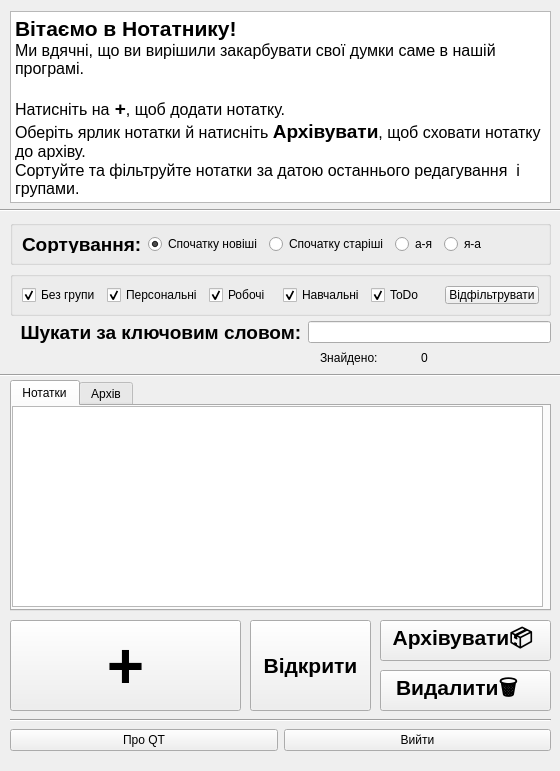
<?xml version="1.0" encoding="UTF-8"?>
<ui version="4.0">
 <class>Widget</class>
 <widget class="QWidget" name="Widget">
  <property name="windowModality">
   <enum>Qt::WindowModal</enum>
  </property>
  <property name="geometry">
   <rect>
    <x>0</x>
    <y>0</y>
    <width>560</width>
    <height>771</height>
   </rect>
  </property>
  <property name="sizePolicy">
   <sizepolicy hsizetype="Expanding" vsizetype="Expanding">
    <horstretch>0</horstretch>
    <verstretch>0</verstretch>
   </sizepolicy>
  </property>
  <property name="mouseTracking">
   <bool>false</bool>
  </property>
  <property name="focusPolicy">
   <enum>Qt::WheelFocus</enum>
  </property>
  <property name="contextMenuPolicy">
   <enum>Qt::DefaultContextMenu</enum>
  </property>
  <property name="windowTitle">
   <string>Widget</string>
  </property>
  <widget class="QWidget" name="layoutWidget">
   <property name="geometry">
    <rect>
     <x>10</x>
     <y>720</y>
     <width>541</width>
     <height>41</height>
    </rect>
   </property>
   <layout class="QHBoxLayout" name="footer">
    <item>
     <widget class="QPushButton" name="aboutQTButton">
      <property name="cursor">
       <cursorShape>WhatsThisCursor</cursorShape>
      </property>
      <property name="text">
       <string>Про QT</string>
      </property>
     </widget>
    </item>
    <item>
     <widget class="QPushButton" name="exitButton">
      <property name="cursor">
       <cursorShape>PointingHandCursor</cursorShape>
      </property>
      <property name="text">
       <string>Вийти</string>
      </property>
     </widget>
    </item>
   </layout>
  </widget>
  <widget class="Line" name="line">
   <property name="geometry">
    <rect>
     <x>10</x>
     <y>710</y>
     <width>541</width>
     <height>20</height>
    </rect>
   </property>
   <property name="orientation">
    <enum>Qt::Horizontal</enum>
   </property>
  </widget>
  <widget class="QTabWidget" name="tabWidget">
   <property name="geometry">
    <rect>
     <x>10</x>
     <y>380</y>
     <width>541</width>
     <height>231</height>
    </rect>
   </property>
   <property name="mouseTracking">
    <bool>true</bool>
   </property>
   <property name="currentIndex">
    <number>0</number>
   </property>
   <widget class="QWidget" name="tab">
    <attribute name="title">
     <string>Нотатки</string>
    </attribute>
    <widget class="QListWidget" name="notesList">
     <property name="geometry">
      <rect>
       <x>0</x>
       <y>0</y>
       <width>531</width>
       <height>201</height>
      </rect>
     </property>
     <property name="sizePolicy">
      <sizepolicy hsizetype="Minimum" vsizetype="Fixed">
       <horstretch>0</horstretch>
       <verstretch>0</verstretch>
      </sizepolicy>
     </property>
     <property name="mouseTracking">
      <bool>true</bool>
     </property>
     <property name="iconSize">
      <size>
       <width>20</width>
       <height>0</height>
      </size>
     </property>
     <property name="resizeMode">
      <enum>QListView::Fixed</enum>
     </property>
     <property name="layoutMode">
      <enum>QListView::SinglePass</enum>
     </property>
     <property name="viewMode">
      <enum>QListView::ListMode</enum>
     </property>
     <property name="sortingEnabled">
      <bool>false</bool>
     </property>
    </widget>
   </widget>
   <widget class="QWidget" name="tab_2">
    <attribute name="title">
     <string>Архів</string>
    </attribute>
    <widget class="QListWidget" name="archiveList">
     <property name="geometry">
      <rect>
       <x>0</x>
       <y>0</y>
       <width>351</width>
       <height>201</height>
      </rect>
     </property>
     <property name="sizePolicy">
      <sizepolicy hsizetype="Minimum" vsizetype="Fixed">
       <horstretch>0</horstretch>
       <verstretch>0</verstretch>
      </sizepolicy>
     </property>
     <property name="resizeMode">
      <enum>QListView::Fixed</enum>
     </property>
     <property name="layoutMode">
      <enum>QListView::SinglePass</enum>
     </property>
     <property name="viewMode">
      <enum>QListView::ListMode</enum>
     </property>
     <property name="sortingEnabled">
      <bool>false</bool>
     </property>
    </widget>
    <widget class="QPushButton" name="pushButton_3">
     <property name="geometry">
      <rect>
       <x>360</x>
       <y>40</y>
       <width>171</width>
       <height>81</height>
      </rect>
     </property>
     <property name="font">
      <font>
       <pointsize>16</pointsize>
       <weight>75</weight>
       <bold>true</bold>
      </font>
     </property>
     <property name="text">
      <string>Розархівувати</string>
     </property>
    </widget>
    <widget class="QPushButton" name="pushButton_4">
     <property name="geometry">
      <rect>
       <x>360</x>
       <y>120</y>
       <width>171</width>
       <height>81</height>
      </rect>
     </property>
     <property name="font">
      <font>
       <pointsize>16</pointsize>
       <weight>75</weight>
       <bold>true</bold>
      </font>
     </property>
     <property name="text">
      <string> Видалити </string>
     </property>
    </widget>
    <widget class="QLabel" name="label_2">
     <property name="geometry">
      <rect>
       <x>440</x>
       <y>170</y>
       <width>81</width>
       <height>21</height>
      </rect>
     </property>
     <property name="font">
      <font>
       <pointsize>12</pointsize>
       <weight>50</weight>
       <bold>false</bold>
      </font>
     </property>
     <property name="text">
      <string>З архіву</string>
     </property>
    </widget>
    <widget class="QLabel" name="label_3">
     <property name="geometry">
      <rect>
       <x>400</x>
       <y>0</y>
       <width>101</width>
       <height>41</height>
      </rect>
     </property>
     <property name="font">
      <font>
       <pointsize>28</pointsize>
      </font>
     </property>
     <property name="text">
      <string>Архів</string>
     </property>
    </widget>
   </widget>
  </widget>
  <widget class="QPushButton" name="createNoteButton">
   <property name="geometry">
    <rect>
     <x>10</x>
     <y>620</y>
     <width>231</width>
     <height>91</height>
    </rect>
   </property>
   <property name="sizePolicy">
    <sizepolicy hsizetype="Expanding" vsizetype="Ignored">
     <horstretch>0</horstretch>
     <verstretch>1</verstretch>
    </sizepolicy>
   </property>
   <property name="font">
    <font>
     <family>MS Shell Dlg 2</family>
     <pointsize>48</pointsize>
     <weight>75</weight>
     <bold>true</bold>
    </font>
   </property>
   <property name="cursor">
    <cursorShape>PointingHandCursor</cursorShape>
   </property>
   <property name="focusPolicy">
    <enum>Qt::StrongFocus</enum>
   </property>
   <property name="contextMenuPolicy">
    <enum>Qt::DefaultContextMenu</enum>
   </property>
   <property name="autoFillBackground">
    <bool>false</bool>
   </property>
   <property name="text">
    <string>+</string>
   </property>
   <property name="checkable">
    <bool>false</bool>
   </property>
   <property name="autoRepeat">
    <bool>false</bool>
   </property>
   <property name="autoDefault">
    <bool>false</bool>
   </property>
   <property name="default">
    <bool>false</bool>
   </property>
   <property name="flat">
    <bool>false</bool>
   </property>
  </widget>
  <widget class="QPushButton" name="archiveButton">
   <property name="enabled">
    <bool>true</bool>
   </property>
   <property name="geometry">
    <rect>
     <x>380</x>
     <y>620</y>
     <width>171</width>
     <height>41</height>
    </rect>
   </property>
   <property name="sizePolicy">
    <sizepolicy hsizetype="Fixed" vsizetype="Preferred">
     <horstretch>0</horstretch>
     <verstretch>1</verstretch>
    </sizepolicy>
   </property>
   <property name="font">
    <font>
     <pointsize>16</pointsize>
     <weight>75</weight>
     <bold>true</bold>
    </font>
   </property>
   <property name="cursor">
    <cursorShape>ForbiddenCursor</cursorShape>
   </property>
   <property name="text">
    <string>Архівувати📦 </string>
   </property>
  </widget>
  <widget class="QPushButton" name="pushButton_2">
   <property name="geometry">
    <rect>
     <x>380</x>
     <y>670</y>
     <width>171</width>
     <height>41</height>
    </rect>
   </property>
   <property name="sizePolicy">
    <sizepolicy hsizetype="Fixed" vsizetype="Preferred">
     <horstretch>0</horstretch>
     <verstretch>0</verstretch>
    </sizepolicy>
   </property>
   <property name="font">
    <font>
     <pointsize>16</pointsize>
     <weight>75</weight>
     <bold>true</bold>
    </font>
   </property>
   <property name="text">
    <string>Видалити🗑   </string>
   </property>
   <property name="autoRepeatInterval">
    <number>100</number>
   </property>
  </widget>
  <widget class="QWidget" name="layoutWidget_2">
   <property name="geometry">
    <rect>
     <x>10</x>
     <y>220</y>
     <width>541</width>
     <height>96</height>
    </rect>
   </property>
   <layout class="QVBoxLayout" name="sfLayer">
    <item>
     <widget class="QGroupBox" name="options">
      <property name="enabled">
       <bool>true</bool>
      </property>
      <layout class="QHBoxLayout" name="sort">
       <item>
        <widget class="QLabel" name="label">
         <property name="enabled">
          <bool>true</bool>
         </property>
         <property name="font">
          <font>
           <pointsize>14</pointsize>
           <weight>75</weight>
           <bold>true</bold>
          </font>
         </property>
         <property name="text">
          <string>Сортування:</string>
         </property>
         <property name="textFormat">
          <enum>Qt::AutoText</enum>
         </property>
        </widget>
       </item>
       <item>
        <widget class="QRadioButton" name="radioButton_fn">
         <property name="text">
          <string>Спочатку новіші</string>
         </property>
         <property name="checked">
          <bool>true</bool>
         </property>
        </widget>
       </item>
       <item>
        <widget class="QRadioButton" name="radioButton_fo">
         <property name="text">
          <string>Спочатку старіші</string>
         </property>
        </widget>
       </item>
       <item>
        <widget class="QRadioButton" name="newestFirstButton">
         <property name="enabled">
          <bool>true</bool>
         </property>
         <property name="sizePolicy">
          <sizepolicy hsizetype="Fixed" vsizetype="Fixed">
           <horstretch>0</horstretch>
           <verstretch>0</verstretch>
          </sizepolicy>
         </property>
         <property name="text">
          <string>а-я</string>
         </property>
         <property name="checkable">
          <bool>true</bool>
         </property>
         <property name="checked">
          <bool>false</bool>
         </property>
        </widget>
       </item>
       <item>
        <widget class="QRadioButton" name="oldestFirstButton">
         <property name="enabled">
          <bool>true</bool>
         </property>
         <property name="sizePolicy">
          <sizepolicy hsizetype="Expanding" vsizetype="Fixed">
           <horstretch>0</horstretch>
           <verstretch>0</verstretch>
          </sizepolicy>
         </property>
         <property name="text">
          <string>я-а</string>
         </property>
        </widget>
       </item>
      </layout>
     </widget>
    </item>
    <item>
     <widget class="QGroupBox" name="groups">
      <property name="enabled">
       <bool>true</bool>
      </property>
      <layout class="QHBoxLayout" name="filters">
       <item>
        <widget class="QCheckBox" name="noneCheckBox">
         <property name="enabled">
          <bool>true</bool>
         </property>
         <property name="text">
          <string>Без групи</string>
         </property>
         <property name="checked">
          <bool>true</bool>
         </property>
        </widget>
       </item>
       <item>
        <widget class="QCheckBox" name="selfCheckBox">
         <property name="enabled">
          <bool>true</bool>
         </property>
         <property name="text">
          <string>Персональні</string>
         </property>
         <property name="checked">
          <bool>true</bool>
         </property>
        </widget>
       </item>
       <item>
        <widget class="QCheckBox" name="workCheckBox">
         <property name="enabled">
          <bool>true</bool>
         </property>
         <property name="text">
          <string>Робочі</string>
         </property>
         <property name="checked">
          <bool>true</bool>
         </property>
        </widget>
       </item>
       <item>
        <widget class="QCheckBox" name="studyCheckBox">
         <property name="enabled">
          <bool>true</bool>
         </property>
         <property name="text">
          <string>Навчальні</string>
         </property>
         <property name="checked">
          <bool>true</bool>
         </property>
        </widget>
       </item>
       <item>
        <widget class="QCheckBox" name="todoCheckBox">
         <property name="enabled">
          <bool>true</bool>
         </property>
         <property name="text">
          <string>ToDo</string>
         </property>
         <property name="checked">
          <bool>true</bool>
         </property>
        </widget>
       </item>
       <item>
        <widget class="QPushButton" name="pushButton">
         <property name="text">
          <string>Відфільтрувати</string>
         </property>
        </widget>
       </item>
      </layout>
     </widget>
    </item>
   </layout>
  </widget>
  <widget class="Line" name="line_2">
   <property name="geometry">
    <rect>
     <x>0</x>
     <y>360</y>
     <width>561</width>
     <height>31</height>
    </rect>
   </property>
   <property name="orientation">
    <enum>Qt::Horizontal</enum>
   </property>
  </widget>
  <widget class="QWidget" name="layoutWidget_4">
   <property name="geometry">
    <rect>
     <x>320</x>
     <y>350</y>
     <width>131</width>
     <height>16</height>
    </rect>
   </property>
   <layout class="QHBoxLayout" name="horizontalLayout">
    <item>
     <widget class="QLabel" name="label_5">
      <property name="enabled">
       <bool>true</bool>
      </property>
      <property name="text">
       <string>Знайдено:</string>
      </property>
     </widget>
    </item>
    <item>
     <widget class="QLabel" name="label_7">
      <property name="enabled">
       <bool>true</bool>
      </property>
      <property name="text">
       <string/>
      </property>
     </widget>
    </item>
    <item>
     <widget class="QLabel" name="lblt">
      <property name="enabled">
       <bool>true</bool>
      </property>
      <property name="text">
       <string>0</string>
      </property>
     </widget>
    </item>
   </layout>
  </widget>
  <widget class="QWidget" name="layoutWidget_5">
   <property name="geometry">
    <rect>
     <x>10</x>
     <y>10</y>
     <width>541</width>
     <height>194</height>
    </rect>
   </property>
   <layout class="QVBoxLayout" name="header">
    <item>
     <widget class="QTextBrowser" name="preview">
      <property name="enabled">
       <bool>true</bool>
      </property>
      <property name="sizePolicy">
       <sizepolicy hsizetype="Expanding" vsizetype="Fixed">
        <horstretch>0</horstretch>
        <verstretch>0</verstretch>
       </sizepolicy>
      </property>
      <property name="font">
       <font>
        <pointsize>10</pointsize>
       </font>
      </property>
      <property name="html">
       <string>&lt;!DOCTYPE HTML PUBLIC &quot;-//W3C//DTD HTML 4.0//EN&quot; &quot;http://www.w3.org/TR/REC-html40/strict.dtd&quot;&gt;
&lt;html&gt;&lt;head&gt;&lt;meta name=&quot;qrichtext&quot; content=&quot;1&quot; /&gt;&lt;style type=&quot;text/css&quot;&gt;
p, li { white-space: pre-wrap; }
&lt;/style&gt;&lt;/head&gt;&lt;body style=&quot; font-family:'MS Shell Dlg 2'; font-size:10pt; font-weight:400; font-style:normal;&quot;&gt;
&lt;p style=&quot; margin-top:0px; margin-bottom:0px; margin-left:0px; margin-right:0px; -qt-block-indent:0; text-indent:0px;&quot;&gt;&lt;span style=&quot; font-size:16pt; font-weight:600;&quot;&gt;Вітаємо в Нотатнику!&lt;/span&gt;&lt;/p&gt;
&lt;p style=&quot; margin-top:0px; margin-bottom:0px; margin-left:0px; margin-right:0px; -qt-block-indent:0; text-indent:0px;&quot;&gt;&lt;span style=&quot; font-size:12pt;&quot;&gt;Ми вдячні, що ви вирішили закарбувати свої думки саме в нашій програмі.&lt;/span&gt;&lt;/p&gt;
&lt;p style=&quot;-qt-paragraph-type:empty; margin-top:0px; margin-bottom:0px; margin-left:0px; margin-right:0px; -qt-block-indent:0; text-indent:0px; font-size:12pt;&quot;&gt;&lt;br /&gt;&lt;/p&gt;
&lt;p style=&quot; margin-top:0px; margin-bottom:0px; margin-left:0px; margin-right:0px; -qt-block-indent:0; text-indent:0px;&quot;&gt;&lt;span style=&quot; font-size:12pt;&quot;&gt;Натисніть на&lt;/span&gt;&lt;span style=&quot; font-size:14pt;&quot;&gt; &lt;/span&gt;&lt;span style=&quot; font-size:14pt; font-weight:600;&quot;&gt;+&lt;/span&gt;&lt;span style=&quot; font-size:12pt;&quot;&gt;, щоб додати нотатку.&lt;/span&gt;&lt;/p&gt;
&lt;p style=&quot; margin-top:0px; margin-bottom:0px; margin-left:0px; margin-right:0px; -qt-block-indent:0; text-indent:0px;&quot;&gt;&lt;span style=&quot; font-size:12pt;&quot;&gt;Оберіть ярлик нотатки й натисніть &lt;/span&gt;&lt;span style=&quot; font-size:14pt; font-weight:600;&quot;&gt;Архівувати&lt;/span&gt;&lt;span style=&quot; font-size:12pt;&quot;&gt;, щоб сховати нотатку до архіву.&lt;/span&gt;&lt;/p&gt;
&lt;p style=&quot; margin-top:0px; margin-bottom:0px; margin-left:0px; margin-right:0px; -qt-block-indent:0; text-indent:0px;&quot;&gt;&lt;span style=&quot; font-size:12pt;&quot;&gt;Сортуйте та фільтруйте нотатки за датою останнього редагування  і групами.&lt;/span&gt;&lt;/p&gt;&lt;/body&gt;&lt;/html&gt;</string>
      </property>
     </widget>
    </item>
   </layout>
  </widget>
  <widget class="Line" name="line_3">
   <property name="geometry">
    <rect>
     <x>-3</x>
     <y>195</y>
     <width>571</width>
     <height>31</height>
    </rect>
   </property>
   <property name="orientation">
    <enum>Qt::Horizontal</enum>
   </property>
  </widget>
  <widget class="QWidget" name="layoutWidget_3">
   <property name="geometry">
    <rect>
     <x>10</x>
     <y>320</y>
     <width>541</width>
     <height>25</height>
    </rect>
   </property>
   <layout class="QHBoxLayout" name="horizontalLayout_2">
    <item>
     <widget class="QLabel" name="label_4">
      <property name="enabled">
       <bool>true</bool>
      </property>
      <property name="font">
       <font>
        <pointsize>14</pointsize>
        <weight>75</weight>
        <bold>true</bold>
       </font>
      </property>
      <property name="text">
       <string>  Шукати за ключовим словом:</string>
      </property>
     </widget>
    </item>
    <item>
     <widget class="QLineEdit" name="lineEdit">
      <property name="enabled">
       <bool>true</bool>
      </property>
     </widget>
    </item>
   </layout>
  </widget>
  <widget class="QPushButton" name="pushButton_5">
   <property name="geometry">
    <rect>
     <x>250</x>
     <y>620</y>
     <width>121</width>
     <height>91</height>
    </rect>
   </property>
   <property name="font">
    <font>
     <pointsize>16</pointsize>
     <weight>75</weight>
     <bold>true</bold>
    </font>
   </property>
   <property name="text">
    <string>Відкрити</string>
   </property>
  </widget>
  <widget class="QLabel" name="label_8">
   <property name="geometry">
    <rect>
     <x>-10</x>
     <y>-60</y>
     <width>1021</width>
     <height>1211</height>
    </rect>
   </property>
   <property name="text">
    <string/>
   </property>
   <property name="pixmap">
    <pixmap>C:/Users/user/Desktop/JriJDptOCoaMU3PKE4gNWQ.jpg</pixmap>
   </property>
  </widget>
  <zorder>label_8</zorder>
  <zorder>layoutWidget</zorder>
  <zorder>line</zorder>
  <zorder>tabWidget</zorder>
  <zorder>createNoteButton</zorder>
  <zorder>archiveButton</zorder>
  <zorder>pushButton_2</zorder>
  <zorder>layoutWidget_2</zorder>
  <zorder>line_2</zorder>
  <zorder>layoutWidget_4</zorder>
  <zorder>layoutWidget_5</zorder>
  <zorder>line_3</zorder>
  <zorder>layoutWidget_3</zorder>
  <zorder>pushButton_5</zorder>
 </widget>
 <resources/>
 <connections/>
</ui>
